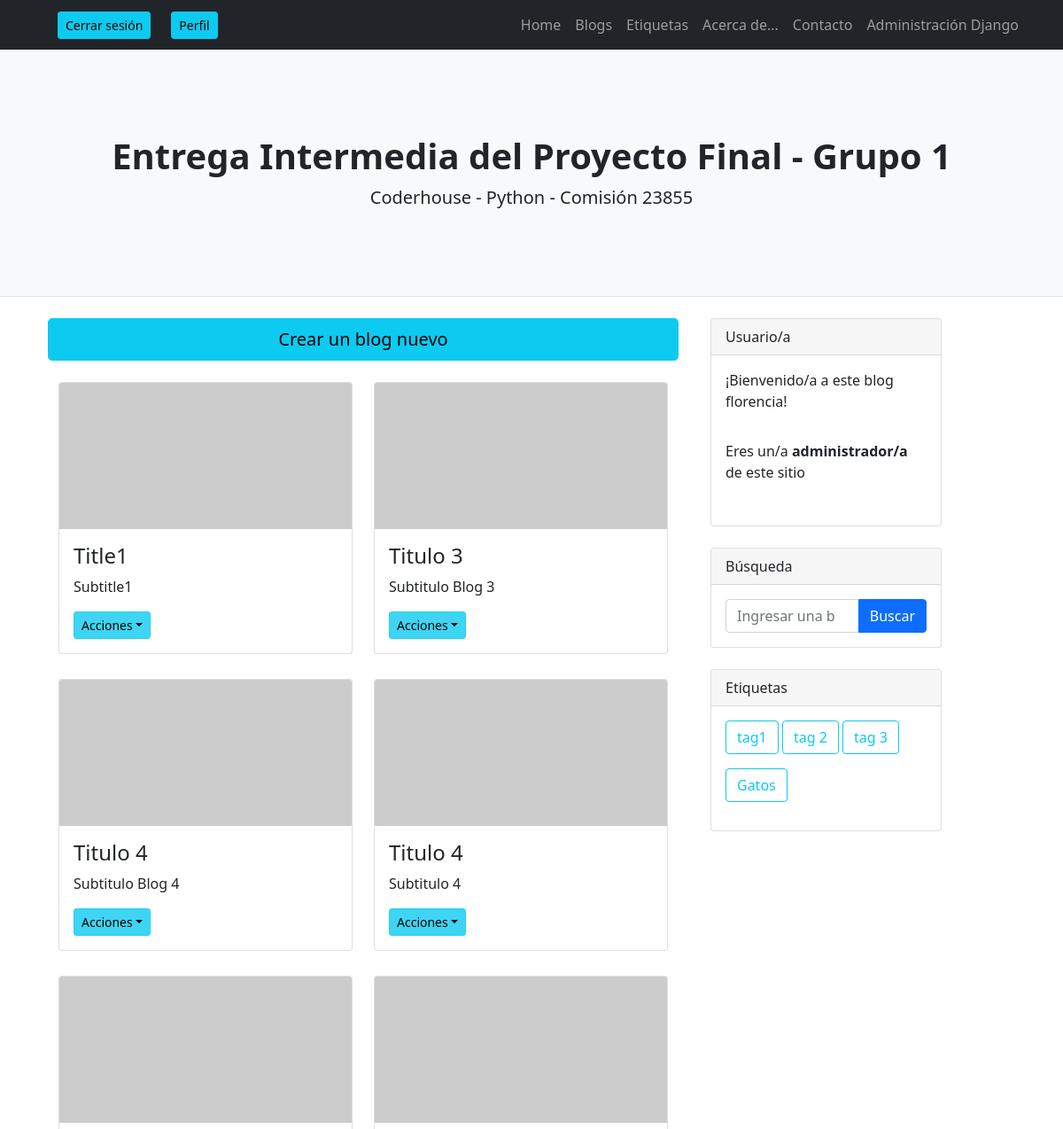
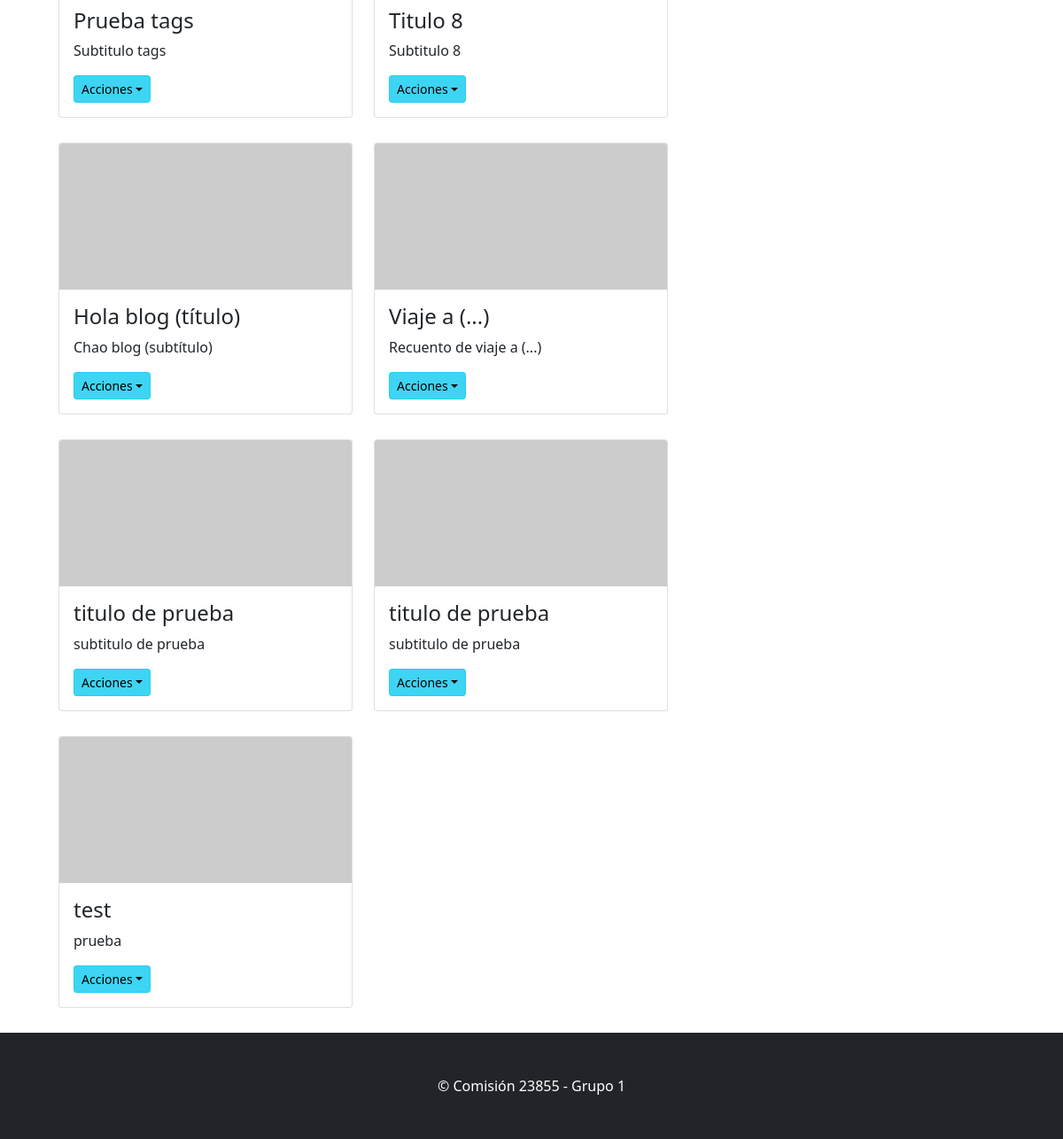
The page /AppProyecto1/blog_lista/ (signed in) on the database as committed earlier (2 pictures, top to bottom).
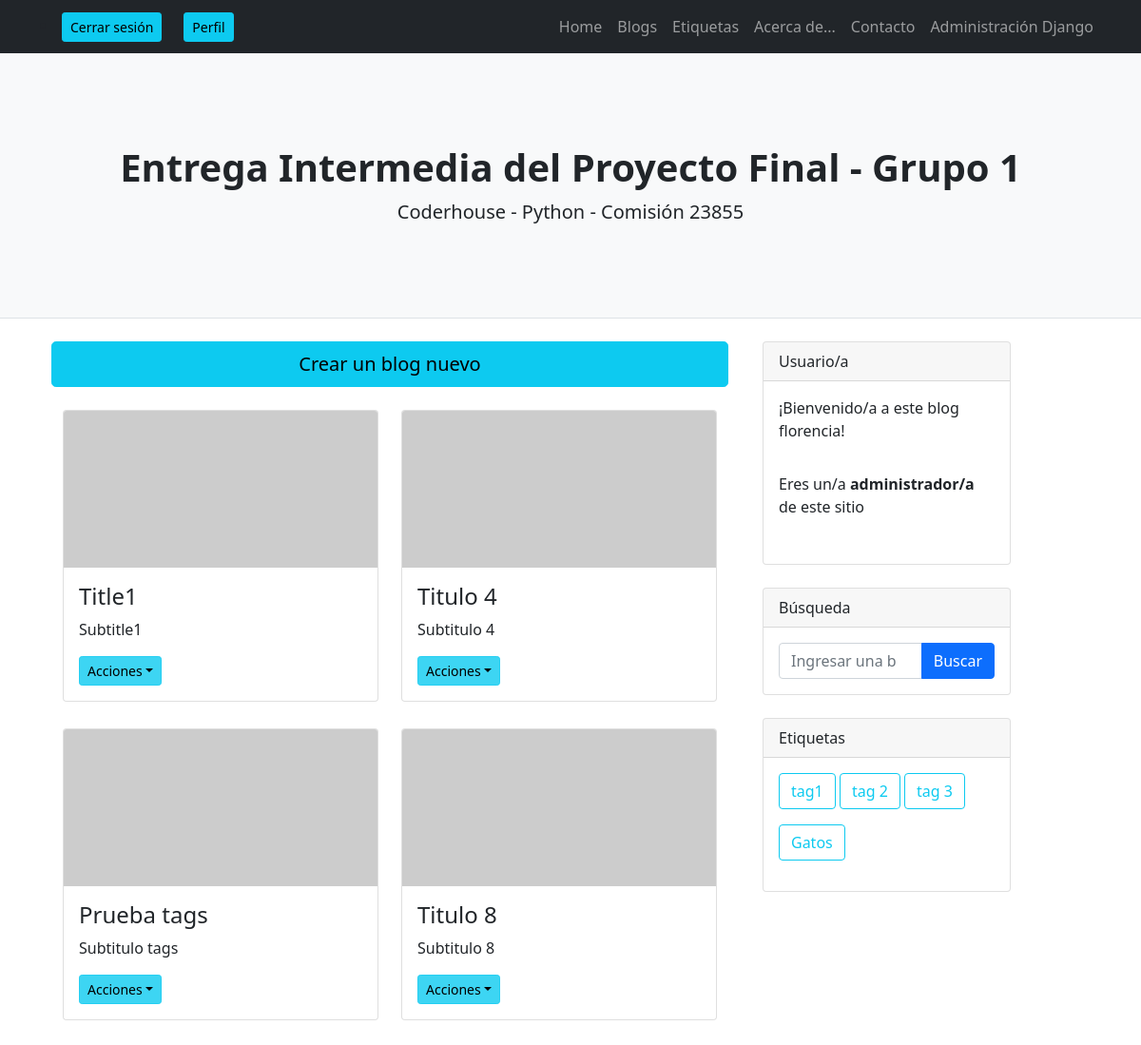
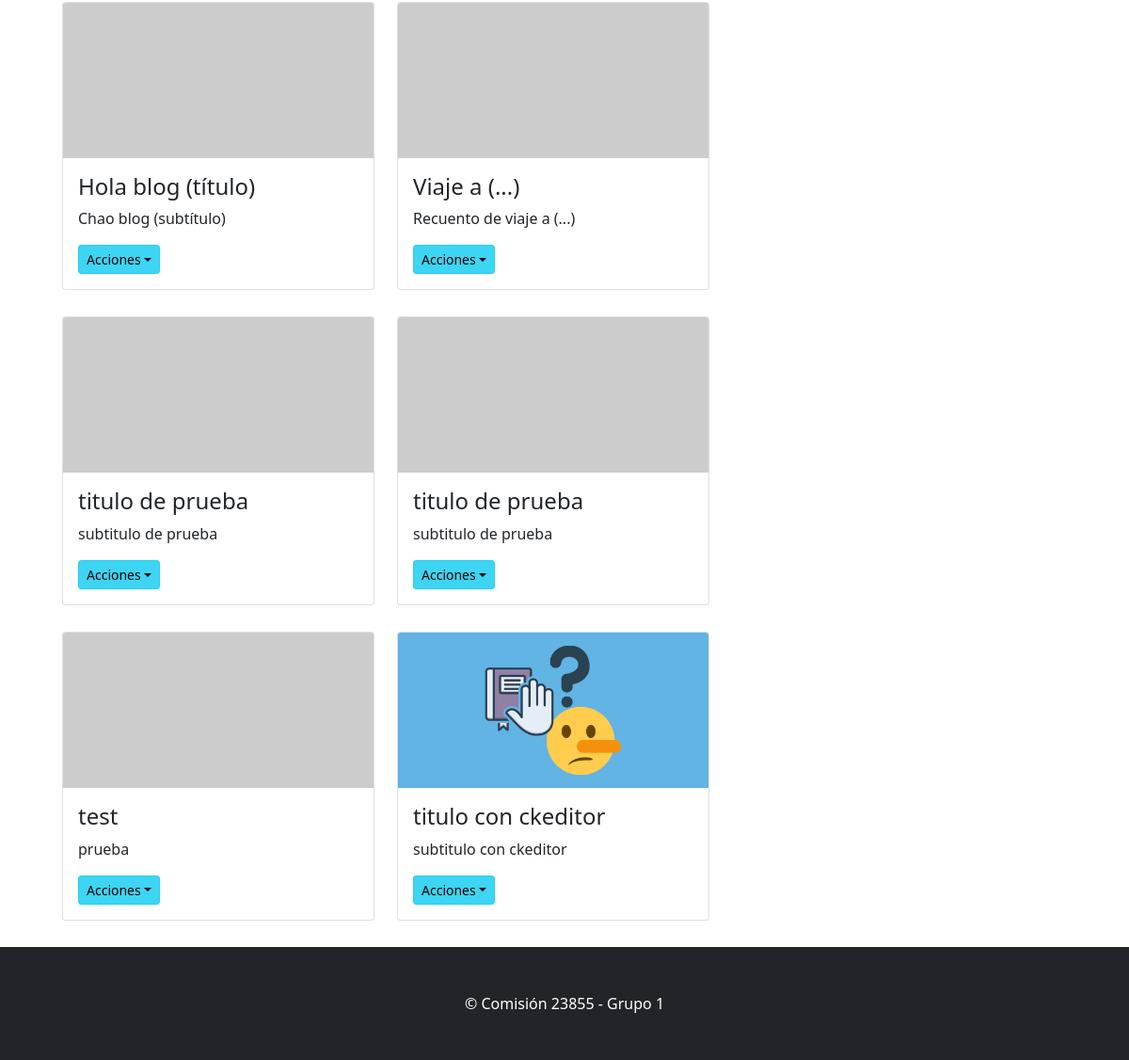
The same page on the database as committed later (2 pictures, top to bottom).
### AppProyecto1/models.py (models this page shows, shortened)
class Blog(models.Model):
    title=models.CharField(max_length=40)
    subtitle=models.CharField(max_length=40)
    body=RichTextField()
    tag=models.ManyToManyField(Tag) #Este many to many crea la tabla blog_tag en la base
    imagen= models.ImageField(upload_to="blogi/",null=True,blank=True)
    fechaCreacion = models.DateTimeField( default=timezone.now)
    publicacion=models.DateTimeField(default=timezone.now ,blank=True, null=True)

class Tag(models.Model):
    name=models.CharField(max_length=40)

### AppProyecto1/views.py (the view)
# urls.py: path("blog_lista/",views.BlogLista.as_view(), name= 'BlogList'),
@method_decorator(login_required, name='dispatch')
class BlogLista(ListView):
    model = Blog
    template_name = "AppProyecto1/blog_lista.html"
    def get_context_data(self, **kwargs): # Función para invocar tags
        context = super().get_context_data(**kwargs)
        context['tags'] = Tag.objects.all()
        return context

### AppProyecto1/templatetags/group.py (called while the page is built)
@register.filter
def has_group(user, group_name):
    return user.groups.filter(name='Admin').exists()

### AppProyecto1/templates/AppProyecto1/blog_lista.html (shortened to what this page needs)
{% extends 'AppProyecto1/padre.html' %}
{% load static %}
{% load group %}
{% block contenidoQueCambia %}
<div class="container">
    <div class="row">
        <a class="btn btn-info btn-lg btn-block mb-4" href="{% url 'BlogNew' %}">Crear un blog nuevo</a>
    {% if object_list %}
        {% for blog in object_list %}
        <div class="col-6 mb-1">
            <div class="card mb-4">
                {% if blog.imagen %}
                <a href="{% url 'BlogDetail' blog.id %}"><img class="card-img-top" src="{{blog.imagen.url}}" alt="..." /></a>
                {% else %}
                <a href="{% url 'BlogDetail' blog.id %}"><img class="card-img-top" src="https://dummyimage.com/700x350/dee2e6/6c757d.jpg" alt="..." /></a>
                {% endif %}
                <div class="card-body">
                    <h2 class="card-title h4" href="{% url 'BlogDetail' blog.id %}">{{blog.title}}</h2>
                    <p class="card-text italic">{{blog.subtitle}}</p>
                    <div class="dropdown show">
                        <a class="btn dropdown-toggle btn-sm btn-info" role="button" id="dropdownMenuLink" data-toggle="dropdown" aria-haspopup="true" aria-expanded="false">Acciones</a>
                    </div>
                </div>
            </div>
        </div>
        {% endfor %}
    {% else %}
        <h2>No hay blogs para esta categoría/criterio.</p>
    {% endif %}
    </div>
</div>
{% endblock contenidoQueCambia %}

### AppProyecto1/templates/AppProyecto1/padre.html (shortened to what the changed rows need)
<!DOCTYPE html>
<html lang="en">
    <head>
        {% load static %}
        {% load group %}
        <link href="{% static 'AppProyecto1/css/styles.css' %}" rel="stylesheet" />
    </head>
    <body>
        <header class="py-5 bg-light border-bottom mb-4">
            <div class="container">
                <div class="text-center my-5">
                    <h1 class="fw-bolder">Entrega Intermedia del Proyecto Final - Grupo 1</h1>
                </div>
            </div>
        </header>
        <div class="container">
            <div class="row">
                <div class="col-lg-8">
                    {% block contenidoQueCambia %}
                    {% endblock contenidoQueCambia %}
                </div>
                <div class="col-lg-3">
                    {% if request.user.is_authenticated %}
                    <div class="card mb-4">
                        <div class="card-body">
                                {% for tag in tags %}
                                    <a class="btn btn-outline-info btn mb-3" href="{% url 'BlogTagLista' tag.id %}" role="button" text-nowrap>{{tag.name}}</a>
                                {% endfor %}
                        </div>
                    </div>
                    {% endif %}
                </div>
            </div>
        </div>
</body>
</html>

Rows that differ between the two databases and show on the page:
removed Blog: title "Titulo 3", subtitle "Subtitulo Blog 3"
removed Blog: title "Titulo 4", subtitle "Subtitulo Blog 4"
added Blog: imagen (picture), title "titulo con ckeditor", subtitle "subtitulo con ckeditor"
